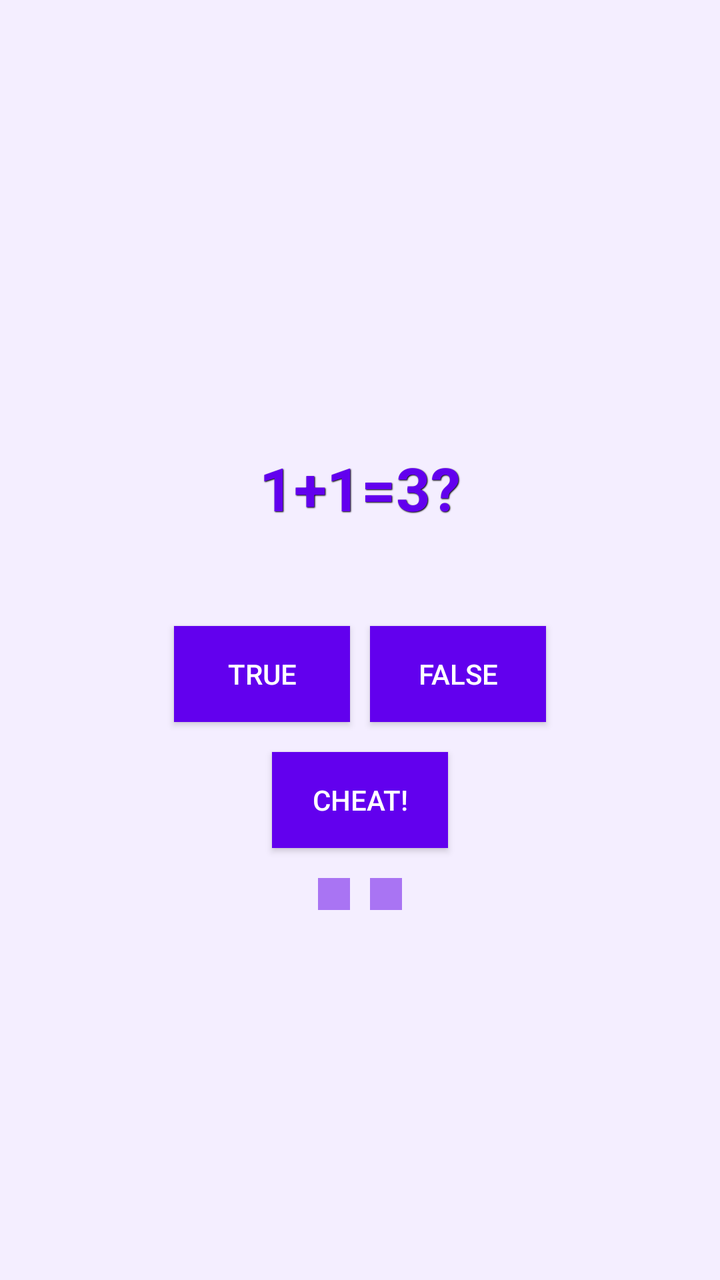
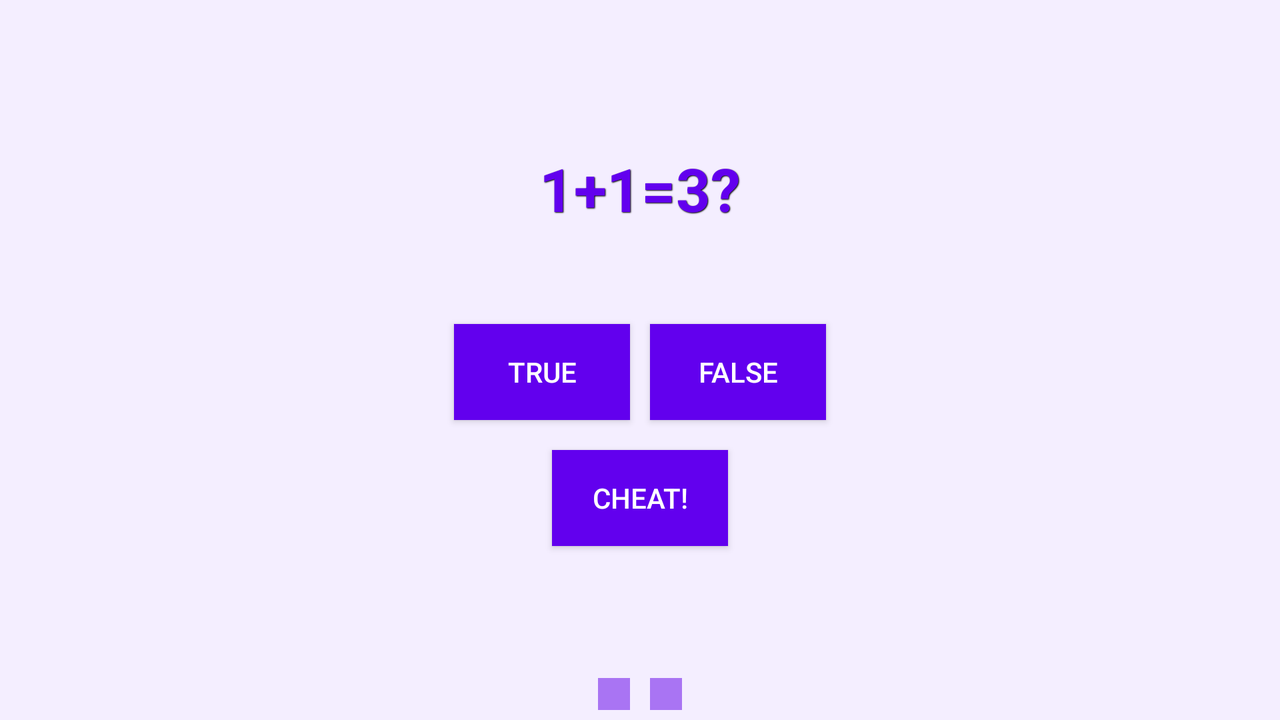

One screen, two layout resources from the same app: the default and the author's alternative for another configuration. Each is rendered where Android would select it; the XML of both is given below.
<!-- AndroidManifest.xml: application theme Theme.Qiuz -->
<!-- res/layout/activity_main.xml -->
<?xml version="1.0" encoding="utf-8"?>
<LinearLayout xmlns:android="http://schemas.android.com/apk/res/android"
    xmlns:app="http://schemas.android.com/apk/res-auto"
    xmlns:tools="http://schemas.android.com/tools"
    android:layout_width="match_parent"
    android:layout_height="match_parent"
    tools:context=".MainActivity"
    android:orientation="vertical"
    android:gravity="center"
    android:background="@color/plum2"

    >




    <TextView
        android:id="@+id/text_view_question"
        android:layout_width="wrap_content"
        android:layout_height="wrap_content"
        android:padding="44dp"
        android:text="1+1=3?"
        android:textSize="30dp"
        android:textAlignment="center"
        android:textStyle="bold"
        android:textColor="@color/purple_500"
        android:shadowColor="@color/black"
        android:shadowDx="1"
        android:shadowDy="1"
        android:shadowRadius="1"
        />

    <LinearLayout
        android:layout_width="wrap_content"
        android:layout_height="wrap_content"
        android:orientation="horizontal"
        android:gravity="center"
        >

        <Button

            android:id="@+id/btn_true"
            android:layout_width="wrap_content"
            android:layout_height="wrap_content"
            android:text="@string/button_true"
            android:layout_margin="5dp"
            android:background="@color/purple_500"
            android:textColor="@color/white"

            />

        <Button
            android:id="@+id/btn_false"
            android:layout_width="wrap_content"
            android:layout_height="wrap_content"
            android:text="@string/button_false"
            android:layout_margin="5dp"
            android:background="@color/purple_500"
            android:textColor="@color/white"
            />
    </LinearLayout>
    <Button
        android:id="@+id/btn_cheat"
        android:layout_width="wrap_content"
        android:layout_height="wrap_content"
        android:text="@string/button_cheat"
        android:layout_margin="10dp"
        android:background="@color/purple_500"
        android:textColor="@color/white"
        />
    <LinearLayout
        android:layout_width="wrap_content"
        android:layout_height="wrap_content"
        android:orientation="horizontal"
        android:gravity="center"
        >


        <ImageButton
            android:id="@+id/btn_previous"
            android:layout_width="wrap_content"
            android:layout_height="wrap_content"
            android:src="@drawable/ic_baseline_keyboard_arrow_left_24"
            android:layout_margin="5dp"
            android:background="@color/plum"
            android:textColor="@color/white"
            android:padding="8dp"
            />
        <ImageButton
            android:id="@+id/btn_next"
            android:layout_width="wrap_content"
            android:layout_height="wrap_content"
            android:src="@drawable/ic_baseline_keyboard_arrow_right_24"
            android:layout_margin="5dp"
            android:background="@color/plum"
            android:textColor="@color/white"
            android:padding="8dp"
            />
    </LinearLayout>



</LinearLayout>
<!-- resources referenced by this layout -->
<resources>
  <color name="black">#FF000000</color>
  <color name="plum">#A974F3</color>
  <color name="plum2">#F4EEFF</color>
  <color name="purple_500">#FF6200EE</color>
  <color name="white">#FFFFFFFF</color>
  <string name="button_cheat">Cheat!</string>
  <string name="button_false">False</string>
  <string name="button_true">True</string>
  <style name="Theme.Qiuz" parent="Theme.AppCompat.Light.DarkActionBar">
          
          <item name="colorPrimary">@color/purple_500</item>
          <item name="colorPrimaryDark">@color/purple_700</item>
          <item name="colorAccent">@color/teal_200</item>
          
  
  
  
      </style>
  <color name="purple_700">#FF3700B3</color>
  <color name="teal_200">#30E137</color>
</resources>
<!-- res/layout-land/activity_main.xml (the author's variant of the layout above) -->
<!-- drawn on the phone turned sideways -->
<?xml version="1.0" encoding="utf-8"?>
<FrameLayout xmlns:android="http://schemas.android.com/apk/res/android"
    android:layout_width="match_parent"
    android:layout_height="match_parent"
    android:id="@+id/main"
    android:orientation="vertical"
    android:layout_gravity="center"
    android:background="@color/plum2"
    >

    <TextView
        android:layout_marginTop="30dp"
        android:layout_gravity="center_horizontal"
        android:id="@+id/text_view_question"
        android:layout_width="wrap_content"
        android:layout_height="wrap_content"
        android:padding="44dp"
        android:text="1+1=3?"
        android:textSize="30dp"

        android:textStyle="bold"
        android:textColor="@color/purple_500"
        android:shadowColor="@color/black"
        android:shadowDx="1"
        android:shadowDy="1"
        android:shadowRadius="1"
        />
    <LinearLayout
        android:layout_marginTop="40dp"
        android:layout_width="wrap_content"
        android:layout_height="wrap_content"
        android:orientation="vertical"
        android:layout_gravity="center"
        >
    <LinearLayout
        android:layout_width="wrap_content"
        android:layout_height="wrap_content"
        android:orientation="horizontal"

        >

        <Button

            android:id="@+id/btn_true"
            android:layout_width="wrap_content"
            android:layout_height="wrap_content"
            android:text="@string/button_true"
            android:layout_margin="5dp"
            android:background="@color/purple_500"
            android:textColor="@color/white"

            />

        <Button
            android:id="@+id/btn_false"
            android:layout_width="wrap_content"
            android:layout_height="wrap_content"
            android:text="@string/button_false"
            android:layout_margin="5dp"
            android:background="@color/purple_500"
            android:textColor="@color/white"
            />
    </LinearLayout>
    <Button
        android:layout_gravity="center_horizontal"
        android:id="@+id/btn_cheat"
        android:layout_width="wrap_content"
        android:layout_height="wrap_content"
        android:text="@string/button_cheat"
        android:layout_margin="10dp"
        android:background="@color/purple_500"
        android:textColor="@color/white"
        />
    </LinearLayout>


    <LinearLayout
        android:layout_width="wrap_content"
        android:layout_height="wrap_content"
        android:orientation="horizontal"
        android:layout_gravity="bottom|center_horizontal"
        >


        <ImageButton
            android:id="@+id/btn_previous"
            android:layout_width="wrap_content"
            android:layout_height="wrap_content"
            android:src="@drawable/ic_baseline_keyboard_arrow_left_24"
            android:layout_margin="5dp"
            android:background="@color/plum"
            android:textColor="@color/white"
            android:padding="8dp"
            />
        <ImageButton
            android:id="@+id/btn_next"
            android:layout_width="wrap_content"
            android:layout_height="wrap_content"
            android:src="@drawable/ic_baseline_keyboard_arrow_right_24"
            android:layout_margin="5dp"
            android:background="@color/plum"
            android:textColor="@color/white"
            android:padding="8dp"
            />
    </LinearLayout>

</FrameLayout>
